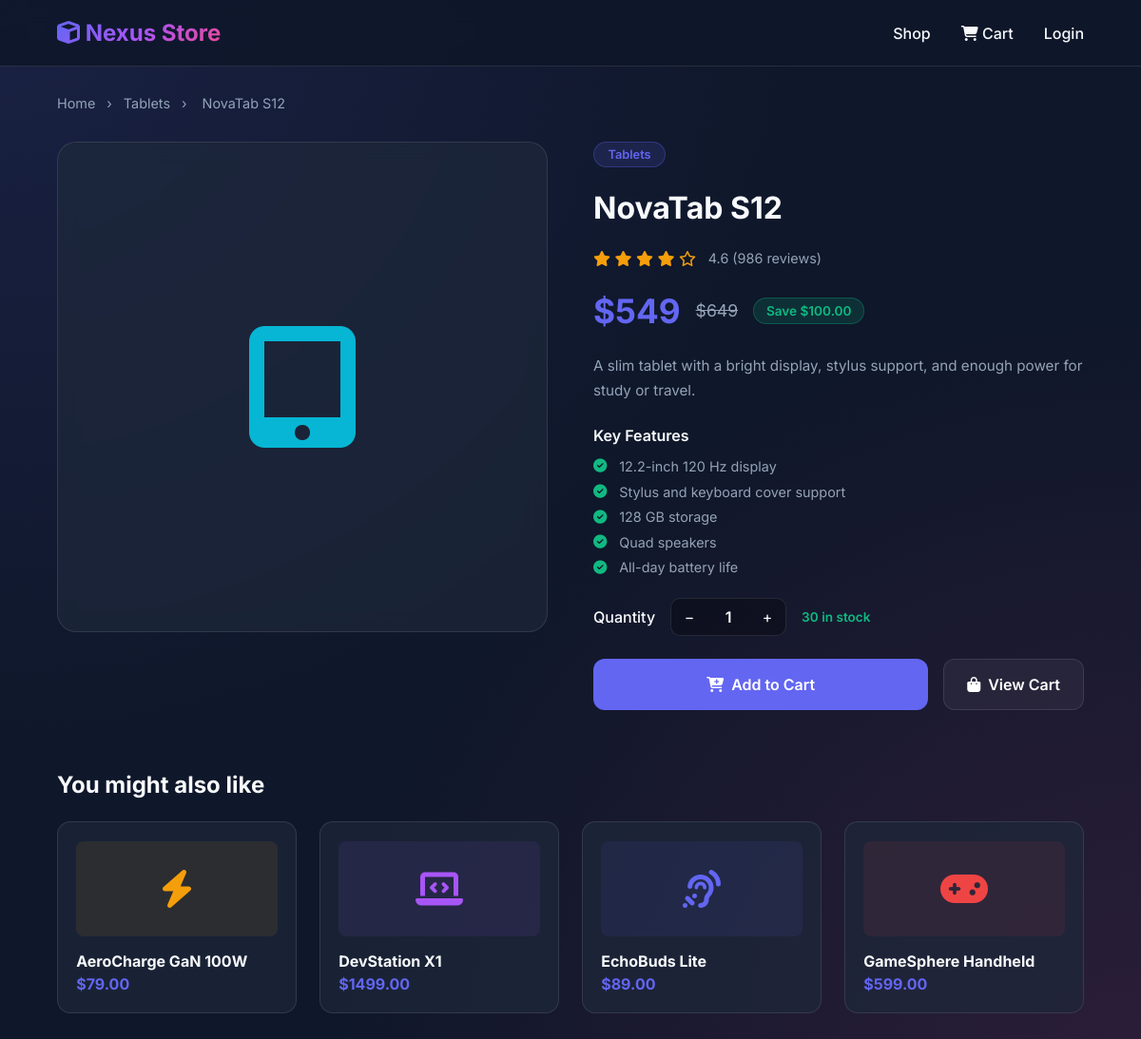
The page /product/9/ on the database its author committed.
### ecommerce_ai/models.py (models this page shows, shortened)
class Product(models.Model):
    category = models.ForeignKey(Category, on_delete=models.PROTECT, related_name="products")
    name = models.CharField(max_length=180)
    slug = models.SlugField(max_length=200, unique=True)
    price = models.DecimalField(max_digits=10, decimal_places=2)
    original_price = models.DecimalField(max_digits=10, decimal_places=2, null=True, blank=True)
    icon = models.CharField(max_length=80, default="fa-microchip")
    color = models.CharField(max_length=20, default="#6366f1")
    short_desc = models.CharField(max_length=240)
    description = models.TextField()
    features = models.JSONField(default=list, blank=True)
    rating = models.DecimalField(max_digits=3, decimal_places=1, default=Decimal("0.0"))
    reviews = models.PositiveIntegerField(default=0)
    stock = models.PositiveIntegerField(default=0)
    is_active = models.BooleanField(default=True)
    created_at = models.DateTimeField(auto_now_add=True)
    updated_at = models.DateTimeField(auto_now=True)
    class Meta:
        ordering = ["name"]
    def get_absolute_url(self):
        return reverse("product_detail", kwargs={"product_id": self.id})
    @property
    def display_price(self):
        return int(self.price) if self.price == self.price.to_integral() else self.price
    @property
    def display_original_price(self):
        if not self.original_price:
            return None
        return int(self.original_price) if self.original_price == self.original_price.to_integral() else self.original_price
    @property
    def savings(self):
        if not self.original_price:
            return Decimal("0.00")
        return max(self.original_price - self.price, Decimal("0.00"))
    @property
    def in_stock(self):
        return self.stock > 0

class Category(models.Model):
    name = models.CharField(max_length=120, unique=True)
    slug = models.SlugField(max_length=140, unique=True)
    description = models.TextField(blank=True)
    is_active = models.BooleanField(default=True)
    class Meta:
        ordering = ["name"]
        verbose_name_plural = "categories"

### ecommerce_ai/views.py (the view)
# urls.py: path('product/<int:product_id>/', views.product_detail, name='product_detail'),
@ensure_csrf_cookie
def product_detail(request, product_id):
    if settings.USE_MICROSERVICES:
        try:
            product = catalog_service.get_product(product_id)
            related = [
                candidate
                for candidate in catalog_service.list_products()
                if candidate.id != product.id and candidate.category.id == product.category.id
            ][:4]
            if not related:
                related = [candidate for candidate in catalog_service.list_products() if candidate.id != product.id][:4]
        except ServiceError:
            return redirect("home")
    else:
        product = get_object_or_404(
            Product.objects.select_related("category"),
            id=product_id,
            is_active=True,
        )
        related = (
            Product.objects.filter(category=product.category, is_active=True)
            .exclude(id=product.id)
            .select_related("category")[:4]
        )
        if not related:
            related = Product.objects.filter(is_active=True).exclude(id=product.id).select_related("category")[:4]
    cart = get_cart(request)
    return render(
        request,
        "ecommerce_ai/product_detail.html",
        {
            "product": product,
            "related": related,
            "cart_count": cart_count(cart),
            "savings": product.savings,
            **auth_context(request),
        },
    )

### ecommerce_ai/cart_ops.py (called while the page is built)
def get_cart(request):
    return request.session.get("cart", {})

def cart_count(cart):
    return sum(int(quantity) for quantity in cart.values())

### ecommerce_ai/customer_session.py (called while the page is built)
def current_customer(request):
    return request.session.get("customer")

def auth_context(request):
    return {"customer": current_customer(request)}

### ecommerce_ai/templates/ecommerce_ai/product_detail.html (shortened to what this page needs)
<!DOCTYPE html>
<html lang="en">
<head>
    <link rel="stylesheet" href="https://cdnjs.cloudflare.com/ajax/libs/font-awesome/6.4.0/css/all.min.css">
</head>
<body>
<nav>
    <a href="/" class="brand"><i class="fa-solid fa-cube"></i> Nexus Store</a>
    <div class="nav-links">
        <a href="/">Shop</a>
        <a href="/cart/" class="cart-link">
            <i class="fa-solid fa-cart-shopping"></i> Cart
        </a>
        {% if customer %}
            <a href="/account/"><i class="fa-solid fa-user"></i> {{ customer.full_name }}</a>
        {% else %}
            <a href="/login/">Login</a>
        {% endif %}
    </div>
</nav>
<main>
    <div class="breadcrumb">
        <a href="/">Home</a><span>&rsaquo;</span>
        <a href="/">{{ product.category.name }}</a><span>&rsaquo;</span>
        <span>{{ product.name }}</span>
    </div>
    <div class="detail-grid">
        <div class="product-image-panel" style="color:{{ product.color }}">
            <i class="fa-solid {{ product.icon }}"></i>
        </div>
        <div class="product-info-panel">
            <span class="cat-badge">{{ product.category.name }}</span>
            <h1>{{ product.name }}</h1>
            <div class="rating-row">
                <div class="stars">
                    {% for i in "12345" %}
                        {% if forloop.counter <= product.rating %}
                            <i class="fa-solid fa-star"></i>
                        {% else %}
                            <i class="fa-regular fa-star"></i>
                        {% endif %}
                    {% endfor %}
                </div>
                <span class="review-count">{{ product.rating }} ({{ product.reviews }} reviews)</span>
            </div>
            <div class="price-row">
                <span class="price">${{ product.display_price }}</span>
                {% if product.display_original_price %}<span class="orig-price">${{ product.display_original_price }}</span>{% endif %}
                {% if savings %}<span class="save-tag">Save ${{ savings }}</span>{% endif %}
            </div>
            <p class="description">{{ product.description }}</p>
            <div class="features">
                <h3>Key Features</h3>
                {% for feat in product.features %}
                <div class="feature-item">
                    <i class="fa-solid fa-circle-check"></i>
                    <span>{{ feat }}</span>
                </div>
                {% endfor %}
            </div>
            <div class="qty-row">
                <span class="qty-label">Quantity</span>
                <div class="qty-control">
                    <button type="button" class="qty-btn" onclick="changeQty(-1)">&minus;</button>
                    <span class="qty-val" id="qtyVal">1</span>
                    <button type="button" class="qty-btn" onclick="changeQty(1)">+</button>
                </div>
                <span class="stock-note"><span>{{ product.stock }} in stock</span></span>
            </div>
            <div class="cta-row">
                <button type="button" class="btn-primary" id="addToCartBtn" {% if not product.in_stock %}disabled{% endif %} onclick="addToCart()">
                    <i class="fa-solid fa-cart-plus"></i> Add to Cart
                </button>
                <a href="/cart/" class="btn-secondary">
                    <i class="fa-solid fa-bag-shopping"></i> View Cart
                </a>
            </div>
        </div>
    </div>
    <div class="related-section">
        <h2>You might also like</h2>
        <div class="related-grid">
            {% for p in related %}
            <a href="{{ p.get_absolute_url }}" class="related-card">
                <div class="related-icon" style="background:{{ p.color }}15;color:{{ p.color }}">
                    <i class="fa-solid {{ p.icon }}"></i>
                </div>
                <h4>{{ p.name }}</h4>
                <span class="rprice">${{ p.price }}</span>
            </a>
            {% endfor %}
        </div>
    </div>
</main>
</body>
</html>

### rows shown on the page
Product: category.name "Tablets", name "NovaTab S12", rating "4.6", reviews "986", display_price "549", display_original_price "649", description "A slim tablet with a bright display, stylus support, and enough power for study or travel.", stock "30"
Product: name "AeroCharge GaN 100W", price "79.00"
Product: name "DevStation X1", price "1499.00"
Product: name "EchoBuds Lite", price "89.00"
Product: name "GameSphere Handheld", price "599.00"

### other values the page prints
{{ savings }} "100.00"
{{ feat }} "12.2-inch 120 Hz display" "Stylus and keyboard cover support" "128 GB storage" "Quad speakers" "All-day battery life"
